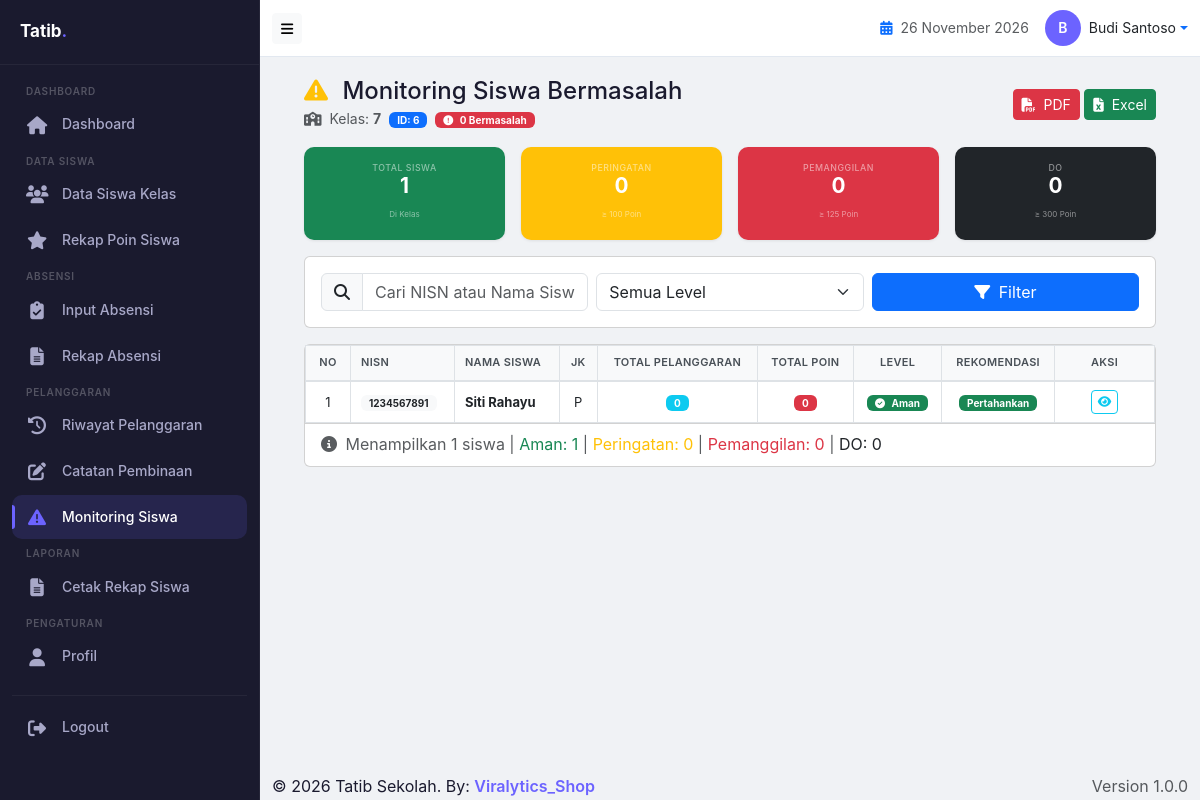
The page /walikelas/monitoring_siswa.php (signed in) on the database its author committed.
### tables this page shows
CREATE TABLE `users` (
  `id` int(11) NOT NULL,
  `username` varchar(50) NOT NULL,
  `password` varchar(255) NOT NULL,
  `nama_lengkap` varchar(100) NOT NULL,
  `nip` varchar(20) DEFAULT NULL,
  `role` enum('admin','guru','bk','walikelas') DEFAULT 'guru',
  `jabatan` varchar(50) DEFAULT NULL,
  `no_hp` varchar(15) DEFAULT NULL,
  `foto` varchar(100) DEFAULT NULL,
  `is_piket` tinyint(1) DEFAULT '0',
  `is_bk` tinyint(1) DEFAULT '0',
  `is_walikelas` tinyint(1) DEFAULT '0',
  `created_at` timestamp NOT NULL DEFAULT CURRENT_TIMESTAMP
);

CREATE TABLE `kelas` (
  `id` int(11) NOT NULL,
  `nama_kelas` varchar(20) NOT NULL,
  `tingkat` varchar(10) DEFAULT NULL,
  `jurusan` varchar(20) DEFAULT NULL,
  `wali_kelas_id` int(11) DEFAULT NULL,
  `tahun_ajaran` varchar(20) DEFAULT NULL,
  `created_at` timestamp NOT NULL DEFAULT CURRENT_TIMESTAMP
);

CREATE TABLE `pengaturan` (
  `id` int(11) NOT NULL,
  `nama_sekolah` varchar(100) DEFAULT NULL,
  `logo` varchar(100) DEFAULT NULL,
  `alamat` text,
  `no_telp` varchar(15) DEFAULT NULL,
  `email` varchar(50) DEFAULT NULL,
  `batas_poin_peringatan` int(11) DEFAULT '100',
  `batas_poin_pemanggilan` int(11) DEFAULT '200',
  `batas_poin_do` int(11) DEFAULT '300',
  `api_wa_url` varchar(255) DEFAULT NULL,
  `api_wa_token` varchar(100) DEFAULT NULL,
  `tahun_ajaran` varchar(20) DEFAULT NULL
);

CREATE TABLE `siswa` (
  `id` int(11) NOT NULL,
  `nisn` varchar(20) NOT NULL,
  `nama_siswa` varchar(100) NOT NULL,
  `kelas_id` int(11) DEFAULT NULL,
  `jenis_kelamin` enum('L','P') DEFAULT NULL,
  `tempat_lahir` varchar(50) DEFAULT NULL,
  `tanggal_lahir` date DEFAULT NULL,
  `alamat` text,
  `no_hp` varchar(15) DEFAULT NULL,
  `poin` int(11) DEFAULT '0',
  `foto` varchar(100) DEFAULT NULL,
  `created_at` timestamp NOT NULL DEFAULT CURRENT_TIMESTAMP
);

### walikelas/monitoring_siswa.php (the view, shortened to what the rows shown need)
<?php
include '../includes/config.php';
checkLogin();
$user = getCurrentUser();
$kelas_wali = getRow("SELECT * FROM kelas WHERE wali_kelas_id = " . $user['id']);
$kelas_id = $kelas_wali ? $kelas_wali['id'] : 0;
$nama_kelas = $kelas_wali ? $kelas_wali['nama_kelas'] : 'Belum ditentukan';
$siswa_list = [];
if ($kelas_id > 0) {
    $siswa_list = getRows("SELECT s.*,
                          (SELECT COUNT(*) FROM pelanggaran WHERE siswa_id = s.id) as total_pelanggaran,
                          (SELECT SUM(poin_diperoleh) FROM pelanggaran WHERE siswa_id = s.id AND status = 'disetujui') as total_poin
                          FROM siswa s
                          WHERE s.kelas_id = $kelas_id
                          ORDER BY total_poin DESC");
}
$search = isset($_GET['search']) ? $_GET['search'] : '';
$batas = getBatasPoin();
$total_siswa = count($siswa_list);
$total_bermasalah = 0;
$total_peringatan = 0;
$total_pemanggilan = 0;
$total_do = 0;
include '../includes/header_walikelas.php';
?>
<div class="container-fluid px-2 px-md-3 px-lg-4">
    <div class="d-flex justify-content-between align-items-center flex-wrap mb-3">
        <div>
            <small class="text-muted">
                <i class="fas fa-school me-1"></i> Kelas: <strong><?= htmlspecialchars($nama_kelas) ?></strong>
                <?php if ($kelas_id > 0): ?>
                    <span class="badge bg-primary ms-1">ID: <?= $kelas_id ?></span>
                <?php endif; ?>
                <span class="badge bg-danger ms-1">
                    <i class="fas fa-exclamation-circle me-1"></i> <?= $total_bermasalah ?> Bermasalah
                </span>
            </small>
        </div>
    </div>
    <?php if ($kelas_id == 0): ?>
        <div class="alert alert-warning">
            <i class="fas fa-exclamation-triangle me-2"></i>
            Anda belum ditugaskan sebagai wali kelas. Silahkan hubungi administrator.
        </div>
    <?php else: ?>
    <div class="row g-2 g-md-3 mb-3">
        <div class="col-6 col-md-3">
            <div class="card stat-card bg-success text-white h-100">
                <div class="card-body p-2 p-md-3 text-center">
                    <h6 class="text-white-50 mb-0 text-uppercase" style="font-size: 0.55rem; letter-spacing: 0.5px;">Total Siswa</h6>
                    <h2 class="mb-0" style="font-size: 1.3rem; font-weight: 700;"><?= $total_siswa ?></h2>
                    <small class="text-white-50" style="font-size: 0.5rem;">Di Kelas</small>
                </div>
            </div>
        </div>
        <div class="col-6 col-md-3">
            <div class="card stat-card bg-warning text-white h-100">
                <div class="card-body p-2 p-md-3 text-center">
                    <h6 class="text-white-50 mb-0 text-uppercase" style="font-size: 0.55rem; letter-spacing: 0.5px;">Peringatan</h6>
                    <h2 class="mb-0" style="font-size: 1.3rem; font-weight: 700;"><?= $total_peringatan ?></h2>
                    <small class="text-white-50" style="font-size: 0.5rem;">≥ <?= $batas['peringatan'] ?> Poin</small>
                </div>
            </div>
        </div>
        <div class="col-6 col-md-3">
            <div class="card stat-card bg-danger text-white h-100">
                <div class="card-body p-2 p-md-3 text-center">
                    <h6 class="text-white-50 mb-0 text-uppercase" style="font-size: 0.55rem; letter-spacing: 0.5px;">Pemanggilan</h6>
                    <h2 class="mb-0" style="font-size: 1.3rem; font-weight: 700;"><?= $total_pemanggilan ?></h2>
                    <small class="text-white-50" style="font-size: 0.5rem;">≥ <?= $batas['pemanggilan'] ?> Poin</small>
                </div>
            </div>
        </div>
        <div class="col-6 col-md-3">
            <div class="card stat-card bg-dark text-white h-100">
                <div class="card-body p-2 p-md-3 text-center">
                    <h6 class="text-white-50 mb-0 text-uppercase" style="font-size: 0.55rem; letter-spacing: 0.5px;">DO</h6>
                    <h2 class="mb-0" style="font-size: 1.3rem; font-weight: 700;"><?= $total_do ?></h2>
                    <small class="text-white-50" style="font-size: 0.5rem;">≥ <?= $batas['do'] ?> Poin</small>
                </div>
            </div>
        </div>
    </div>
    <div class="card mb-3">
        <div class="card-body">
            <form method="GET" action="" class="row g-2">
                <div class="col-md-4">
                    <div class="input-group">
                        <span class="input-group-text"><i class="fas fa-search"></i></span>
                        <input type="text" class="form-control" name="search"
                               placeholder="Cari NISN atau Nama Siswa..."
                               value="<?= htmlspecialchars($search) ?>">
                    </div>
                </div>
                <div class="col-md-4">
                    <select class="form-select" name="level">
                        <option value="">Semua Level</option>
                    </select>
                </div>
                <div class="col-md-4">
                    <button type="submit" class="btn btn-primary w-100">
                        <i class="fas fa-filter me-1"></i> Filter
                    </button>
                </div>
            </form>
        </div>
    </div>
    <div class="card">
        <div class="card-body p-0">
            <div class="table-responsive">
                <table class="table table-bordered table-hover mb-0">
                    <thead class="table-light">
                        <tr>
                            <th width="45" class="text-center">No</th>
                            <th>NISN</th>
                            <th>Nama Siswa</th>
                            <th class="text-center">JK</th>
                            <th class="text-center">Total Pelanggaran</th>
                            <th class="text-center">Total Poin</th>
                            <th class="text-center">Level</th>
                            <th class="text-center">Rekomendasi</th>
                            <th class="text-center" width="100">Aksi</th>
                        </tr>
                    </thead>
                    <tbody>
                        <?php if (!empty($siswa_list)): ?>
                            <?php $no = 1; foreach ($siswa_list as $siswa): ?>
                                <?php
                                $poin = (int)($siswa['total_poin'] ?? 0);
                                $level = getPoinLevel($poin);
                                $total_pel = (int)($siswa['total_pelanggaran'] ?? 0);
                                $rekomendasi = '';
                                $rekomendasi_badge = '';
                                if ($level['level'] == 'Aman') {
                                    $rekomendasi = 'Pertahankan';
                                    $rekomendasi_badge = 'success';
                                } elseif ($level['level'] == 'Peringatan') {
                                    $rekomendasi = 'Pembinaan';
                                    $rekomendasi_badge = 'warning';
                                } elseif ($level['level'] == 'Pemanggilan') {
                                    $rekomendasi = 'Panggil Orang Tua';
                                    $rekomendasi_badge = 'danger';
                                } elseif ($level['level'] == 'DO') {
                                    $rekomendasi = 'Konsultasi BK';
                                    $rekomendasi_badge = 'dark';
                                }
                                ?>
                                <tr>
                                    <td class="text-center"><?= $no++ ?></td>
                                    <td><span class="badge bg-light text-dark"><?= htmlspecialchars($siswa['nisn'] ?? '-') ?></span></td>
                                    <td>
                                        <strong><?= htmlspecialchars($siswa['nama_siswa']) ?></strong>
                                    </td>
                                    <td class="text-center"><?= $siswa['jenis_kelamin'] == 'L' ? 'L' : 'P' ?></td>
                                    <td class="text-center">
                                        <span class="badge bg-info"><?= $total_pel ?></span>
                                    </td>
                                    <td class="text-center">
                                        <span class="badge bg-danger"><?= number_format($poin) ?></span>
                                    </td>
                                    <td class="text-center">
                                        <span class="badge bg-<?= $level['color'] ?>" style="font-size: 11px;">
                                            <i class="fas <?= $level['icon'] ?> me-1"></i> <?= $level['level'] ?>
                                        </span>
                                    </td>
                                    <td class="text-center">
                                        <span class="badge bg-<?= $rekomendasi_badge ?>" style="font-size: 10px;">
                                            <?= $rekomendasi ?>
                                        </span>
                                    </td>
                                    <td class="text-center">
                                        <div class="btn-group btn-group-sm" role="group">
                                            <a href="<?= APP_URL ?>walikelas/siswa_detail_walikelas.php?id=<?= $siswa['id'] ?>"
                                               class="btn btn-outline-info" title="Detail">
                                                <i class="fas fa-eye"></i>
                                            </a>
                                        </div>
                                    </td>
                                </tr>
                            <?php endforeach; ?>
                        <?php endif; ?>
                    </tbody>
                </table>
            </div>
        </div>
        <?php if (!empty($siswa_list)): ?>
            <div class="card-footer bg-transparent text-muted">
                <i class="fas fa-info-circle me-1"></i>
                Menampilkan <?= count($siswa_list) ?> siswa |
                <span class="text-success">Aman: <?= $total_siswa - $total_bermasalah ?></span> |
                <span class="text-warning">Peringatan: <?= $total_peringatan ?></span> |
                <span class="text-danger">Pemanggilan: <?= $total_pemanggilan ?></span> |
                <span class="text-dark">DO: <?= $total_do ?></span>
            </div>
        <?php endif; ?>
    </div>
    <?php endif; ?>
</div>
<?php include '../includes/footer.php'; ?>

### includes/header_walikelas.php (shortened to what the rows shown need)
<?php
$user = getCurrentUser();
?>
<!DOCTYPE html>
<html lang="id">
<head>
    <link href="https://cdn.jsdelivr.net/npm/bootstrap@5.3.0/dist/css/bootstrap.min.css" rel="stylesheet">
    <link href="https://cdnjs.cloudflare.com/ajax/libs/font-awesome/6.4.0/css/all.min.css" rel="stylesheet">
</head>
<body>
    <div class="app-wrapper">
        <div class="main-content">
            <nav class="navbar navbar-custom">
                <div class="container-fluid">
                    <div class="d-flex align-items-center ms-auto">
                        <div class="dropdown">
                            <a href="#" class="d-flex align-items-center text-decoration-none dropdown-toggle" data-bs-toggle="dropdown">
                                <div class="avatar-circle">
                                    <?= strtoupper(substr($user['nama_lengkap'] ?? 'U', 0, 1)) ?>
                                </div>
                                <span class="ms-2 d-none d-md-inline text-dark" style="font-size:14px;">
                                    <?= $user['nama_lengkap'] ?? 'User' ?>
                                </span>
                            </a>
                        </div>
                    </div>
                </div>
            </nav>
            <div class="content-wrapper">

### rows shown on the page
users: nama_lengkap "B", nama_lengkap "Budi Santoso"
kelas: nama_kelas "7", id "6"
pengaturan: batas_poin_peringatan "100", batas_poin_pemanggilan "125", batas_poin_do "300"
siswa: nisn "1234567891", nama_siswa "Siti Rahayu", jenis_kelamin "P", total_pel "0", poin "0", level "Aman", rekomendasi "Pertahankan"

### other values the page prints
$total_bermasalah "0"
$total_siswa "1"
$total_peringatan "0"
$total_pemanggilan "0"
$total_do "0"
count($siswa_list) "1"
$total_siswa - $total_bermasalah "1"
APP_NAME "Tatib Sekolah"
APP_VERSION "1.0.0"
